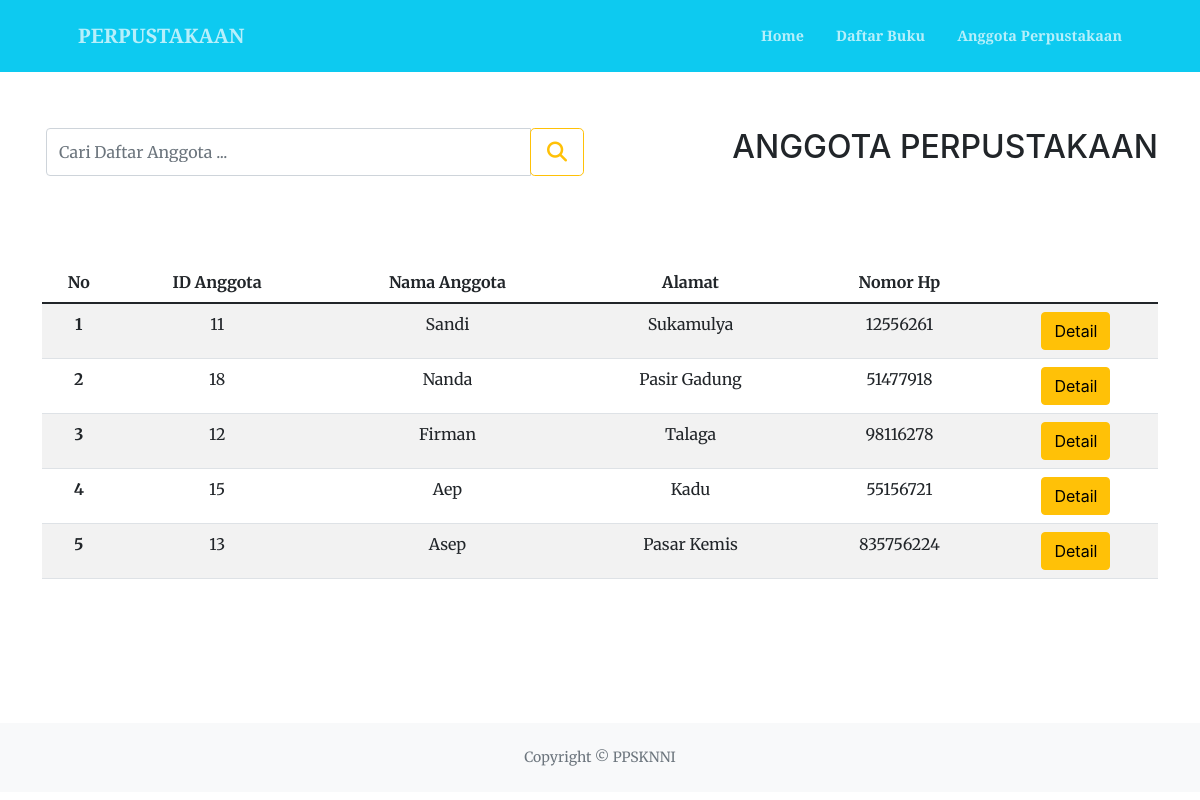
/uas/portfolio.php, run on the app's committed database.
### tables this page shows
CREATE TABLE `db_anggota` (
  `id` int(10) NOT NULL,
  `id_anggota` int(20) NOT NULL,
  `nama_anggota` varchar(50) NOT NULL,
  `alamat` varchar(30) NOT NULL,
  `no_hp` int(20) NOT NULL
);

### uas/function.php (called while the page is built, shortened)
<?php
$conn = mysqli_connect('localhost', 'root', '', 'uas_1904030083');
function query($query)
{
    global $conn;
    $result = mysqli_query($conn, $query);
    $rows = [];
    while ($row = mysqli_fetch_assoc($result)) {
        $rows[] = $row;
    }
    return $rows;
}

### uas/portfolio.php (the view, shortened to what this page needs)
<?php
  require 'function.php';
  $anggota = query("SELECT * FROM db_anggota");
?>
<!DOCTYPE html>
<html lang="en">
    <head>
        <link href="https://cdn.jsdelivr.net/npm/bootstrap-icons@1.5.0/font/bootstrap-icons.css" rel="stylesheet" />
        <link href="https://cdnjs.cloudflare.com/ajax/libs/SimpleLightbox/2.1.0/simpleLightbox.min.css" rel="stylesheet" />
        <link href="css/styles.css" rel="stylesheet" />
        <link rel="stylesheet" href="font-awesome.css">
    </head>
    <body id="page-top">
        <nav class="navbar navbar-expand-lg navbar-dark bg-info fixed-top py-3" id="mainNav">
            <div class="container px-4 px-lg-5">
                <a class="navbar-brand" href="#page-top">PERPUSTAKAAN</a>
                <div class="collapse navbar-collapse" id="navbarResponsive">
                    <ul class="navbar-nav ms-auto my-2 my-lg-0">
                        <li class="nav-item"><a class="nav-link" href="index.php">Home</a></li>
                        <li class="nav-item"><a class="nav-link" href="services.php">Daftar Buku</a></li>
                        <li class="nav-item"><a class="nav-link" href="portfolio.php">Anggota Perpustakaan</a></li>
                    </ul>
                </div>
            </div>
        </nav>
        <section class="page-section" id="portfolio">
        <div class="container justify-content-center">
            <div class="row">
                <div class="col-md-6 px-3">
                    <form method="POST" action="">
                    <div class="input-group mb-3">
                        <input type="text" id="keyword" name="keyword" class="form-control input-text" placeholder="Cari Daftar Anggota ..." autocomplete="off" aria-label="Recipient's username" aria-describedby="basic-addon2"/>
                        <div class="input-group-append">
                        <button class="btn btn-outline-warning btn-lg" type="submit" name="search"><i class="fa fa-search"></i></button>
                        </div>
                    </div>
                    </form>
                </div>
                <div class="col-md-6 text-end">
                    <h2 class="section-heading text-uppercase mb-5">ANGGOTA PERPUSTAKAAN</h2>
                </div>
            </div>
            <table class="table table-striped text-center mt-5">
            <thead>
                <tr>
                <th scope="col">No</th>
                <th scope="col">ID Anggota</th>
                <th scope="col">Nama Anggota</th>
                <th scope="col">Alamat</th>
                <th scope="col">Nomor Hp</th>
                </tr>
            </thead>
            <tbody>
                <?php $no = 1; ?>
                <?php foreach ($anggota as $anggotaa) : ?>
                    <tr>
                    <th scope="row"><?php echo $no; ?></th>
                    <td><?php echo $anggotaa['id_anggota']; ?></td>
                    <td><?php echo $anggotaa['nama_anggota']; ?></td>
                    <td><?php echo $anggotaa['alamat']; ?></td>
                    <td><?php echo $anggotaa['no_hp']; ?></td>
                    <td><a href="detail_anggota.php?id=<?= $anggotaa['id']; ?>" class="btn btn-warning" role="button">Detail</a></td>
                    </tr>
                    <?php $no++ ?>
                <?php endforeach ?>
            </tbody>
            </table>
        </div>
        </section>
        <footer class="bg-light py-4">
            <div class="container px-4 px-lg-5"><div class="small text-center text-muted">Copyright &copy; PPSKNNI</div></div>
        </footer>
    </body>
</html>

### data on the page
db_anggota: id_anggota "11", nama_anggota "Sandi", alamat "Sukamulya", no_hp "12556261"
db_anggota: id_anggota "18", nama_anggota "Nanda", alamat "Pasir Gadung", no_hp "51477918"
db_anggota: id_anggota "12", nama_anggota "Firman", alamat "Talaga", no_hp "98116278"
db_anggota: id_anggota "15", nama_anggota "Aep", alamat "Kadu", no_hp "55156721"
db_anggota: id_anggota "13", nama_anggota "Asep", alamat "Pasar Kemis", no_hp "835756224"
